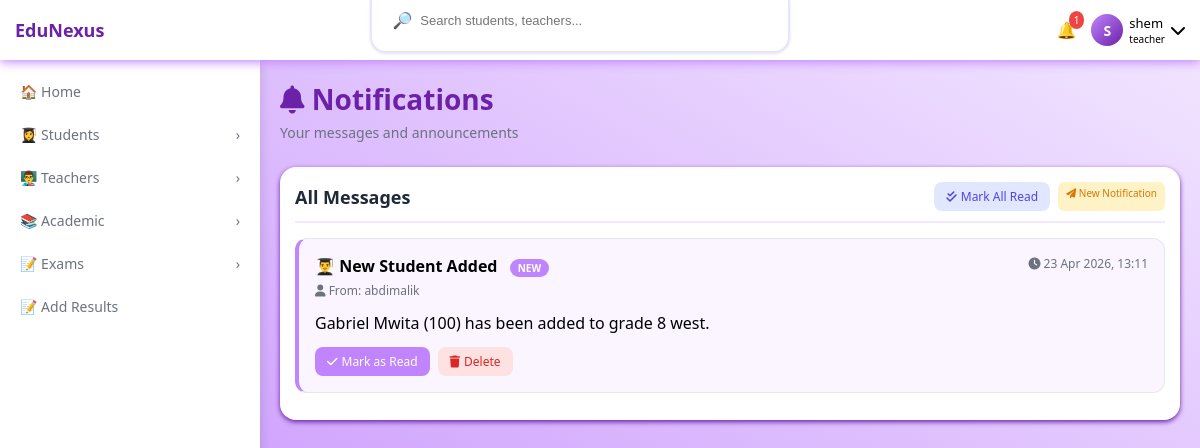
/notifications/ (signed in), run on the app's committed database.
### accounts/models.py (models this page shows, shortened)
class User(AbstractUser):
    ROLE_CHOICES=(
        ('SUPER_ADMIN','super_Admin'),
        ('ADMIN','admin'),
        ('TEACHER','teacher'),
        ('STUDENT','student'),
        ('PARENT','parent')
    )
    objects=UserManager()
    role=models.CharField(max_length=20,choices=ROLE_CHOICES,default='STUDENT')
    is_approved= models.BooleanField(default=False)
    phone_number=models.CharField(max_length=15,unique=True,null=True,blank=True)

### notification/models.py (models this page shows, shortened)
class Notification(models.Model):
    NOTIFICATION_TYPES = (
        ('ALL', 'All Users'),
        ('CLASS', 'Specific Class'),
        ('STUDENT', 'Specific Student'),
        ('TEACHER', 'Specific Teacher'),
        ('PARENT', 'Specific Parent'),
        ('FEE', 'Fee Reminder'),
        ('RESULT', 'Result Published'),
    )
    sender = models.ForeignKey(
        settings.AUTH_USER_MODEL,
        on_delete=models.CASCADE,
        related_name='sent_notifications',
        null=True,
        blank=True
    )
    recipient = models.ForeignKey(
        settings.AUTH_USER_MODEL,
        on_delete=models.CASCADE,
        related_name='received_notifications',
        null=True,
        blank=True
    )
    target_class = models.ForeignKey(
        'academic.Classroom',
        on_delete=models.CASCADE,
        null=True,
        blank=True,
        related_name='notifications'
    )
    title = models.CharField(max_length=200)
    message = models.TextField()
    notification_type = models.CharField(max_length=20, choices=NOTIFICATION_TYPES, default='ALL')
    is_read = models.BooleanField(default=False)
    created_at = models.DateTimeField(auto_now_add=True)
    class Meta:
        ordering = ['-created_at']

### notification/views.py (the view)
# urls.py: path('', views.user_notifications, name='user_notifications'),
@login_required
def user_notifications(request):
    notifications = Notification.objects.filter(recipient=request.user).select_related('sender')
    if request.GET.get('mark_all_read'):
        notifications.filter(is_read=False).update(is_read=True)
        messages.success(request, "All notifications marked as read.")
        return redirect('user_notifications')
    context = {
        'notifications': notifications,
        'unread_count': notifications.filter(is_read=False).count(),
    }
    return render(request, 'notification/notification_list.html', context)

### notification/templates/notification/notification_list.html (shortened to what this page needs)
{% extends 'base.html' %}
{% load static %}
{% block content %}
<div class="list-header">
    <div class="list-title">
        <h1><i class="fas fa-bell"></i> Notifications</h1>
        <p>Your messages and announcements</p>
    </div>
</div>
<div class="card">
    <div class="card-header">
        <h3>All Messages</h3>
        <div class="action-buttons">
            <a href="?mark_all_read=1" class="btn-view">
                <i class="fas fa-check-double"></i> Mark All Read
            </a>
            <a href="{% url 'send_notification' %}" class="btn-edit">
                {% if request.user.role != 'STUDENT' and request.user.role != 'PARENT' %}
                <i class="fas fa-paper-plane"></i> New Notification
                {% endif %}
            </a>
        </div>
    </div>
    {% if notifications %}
        {% for notification in notifications %}
        <div class="notification-item" style="border: 1px solid #e5e7eb; border-radius: 12px; padding: 16px; margin-bottom: 12px; {% if not notification.is_read %}background: #faf5ff; border-left: 4px solid #c084fc;{% endif %}">
            <div style="display: flex; justify-content: space-between; align-items: start; margin-bottom: 8px;">
                <div>
                    <h4 style="margin: 0 0 5px 0;">
                        {{ notification.title }}
                        {% if not notification.is_read %}
                        <span style="background: #c084fc; color: white; font-size: 10px; padding: 2px 8px; border-radius: 12px; margin-left: 8px;">NEW</span>
                        {% endif %}
                    </h4>
                    <div style="font-size: 12px; color: #6b7280;">
                        <i class="fas fa-user"></i> From: {{ notification.sender.get_full_name|default:notification.sender.username }}
                    </div>
                </div>
                <div style="font-size: 12px; color: #6b7280;">
                    <i class="fas fa-clock"></i> {{ notification.created_at|date:"d M Y, H:i" }}
                </div>
            </div>
            <p style="margin: 12px 0; line-height: 1.5;">{{ notification.message }}</p>
            <div class="action-buttons" style="margin-top: 12px;">
                {% if not notification.is_read %}
                <a href="{% url 'mark_as_read' notification.id %}" class="btn-view" style="background: #c084fc; color: white;">
                    <i class="fas fa-check"></i> Mark as Read
                </a>
                {% endif %}
                <a href="{% url 'delete_notification' notification.id %}" onclick="return confirm('Delete this notification?')" class="btn-delete">
                    <i class="fas fa-trash"></i> Delete
                </a>
            </div>
        </div>
        {% endfor %}
    {% else %}
        <div class="empty-state">
            <i class="fas fa-bell-slash"></i>
            <p>No notifications yet</p>
        </div>
    {% endif %}
</div>
{% endblock %}

### templates/base.html (shortened to what this page needs)
{% load static %}
<!DOCTYPE html>
<html lang="en">
<head>
    <link rel="stylesheet" href="{% static 'css/style.css' %}">
    <link rel="stylesheet" href="https://cdnjs.cloudflare.com/ajax/libs/font-awesome/6.0.0-beta3/css/all.min.css">
</head>
<body>
    <nav class="top-nav">
        <div class="nav-left">
            <div class="logo">EduNexus</div>
        </div>
        <div class="search-bar">
            <span>🔎</span>
            <input type="text" id="globalSearch" placeholder="Search students, teachers...">
        </div>
        <div class="nav-right">
            <div class="notification-badge" id="notificationBell">
                <span>🔔</span>
                <span class="badge-count" id="unreadBadge">0</span>
            </div>
            <div>
                <div class="user-info" id="userInfoBtn">
                    <div class="avatar-circle">
                        {{ request.user.first_name|first|default:request.user.username|first|upper }}
                    </div>
                    <div>
                        <div class="user-name">{{ request.user.first_name|default:request.user.username }}</div>
                        <div class="user-role">{{ request.user.get_role_display }}</div>
                    </div>
                    <i class="fas fa-chevron-down"></i>
                </div>
            </div>
        </div>
    </nav>
    <aside class="sidebar" id="sidebar">
        <ul>
            {% if request.user.role != 'STUDENT' and request.user.role != 'PARENT' %}
            <li class="menu-item {% if request.resolver_match.url_name == 'dashboard' %}active{% endif %}" data-url="{% url 'dashboard' %}">
                <span class="menu-text">🏠 Home</span>
            </li>
            {% endif %}
            <li class="menu-item has-dropdown">
                <span class="menu-text">👩‍🎓 Students</span>
                <span class="arrow">›</span>
            </li>
            {% if request.user.role != 'PARENT' and request.user.role != 'STUDENT' %}
            <li class="menu-item has-dropdown">
                <span class="menu-text">👨‍🏫 Teachers</span>
                <span class="arrow">›</span>
            </li>
            {% endif %}
            <li class="menu-item has-dropdown">
                <span class="menu-text">📚 Academic</span>
                <span class="arrow">›</span>
            </li>
            <li class="menu-item has-dropdown">
                <span class="menu-text">📝 Exams</span>
                <span class="arrow">›</span>
            </li>
            {% if request.user.role == 'TEACHER' %}
            <li class="menu-item" data-url="{% url 'add_results' %}">
                <span class="menu-text">📝 Add Results</span>
            </li>
            {% endif %}
        </ul>
    </aside>
    <main class="main-content">
        {% block content %}
        {% endblock %}
    </main>
</body>
</html>

### data on the page
User: user.first_name|first "S", user.first_name "shem", user.role "teacher"
Notification: title "👨‍🎓 New Student Added", is_read "NEW", sender.get_full_name "abdimalik", created_at "23 Apr 2026, 13:11", message "Gabriel Mwita (100) has been added to grade 8 west."
